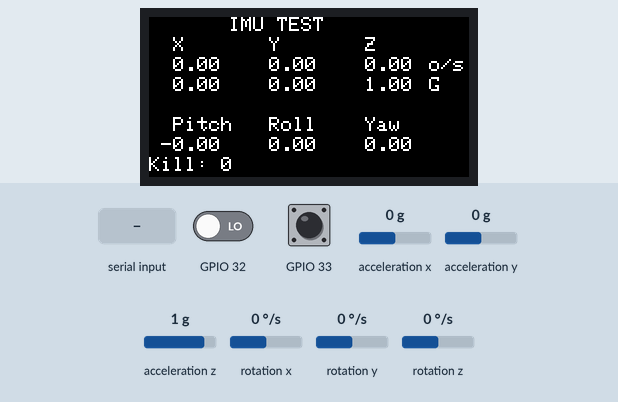
Simulated run of this sketch. Board: ESP32. Shown: 160×80 colour display. The test bench sets the inputs (shaded band); at power-on: acceleration x 0 g, acceleration y 0 g, acceleration z 1 g, rotation x 0 °/s, GPIO 32 LOW, GPIO 33 HIGH, rotation y 0 °/s, rotation z 0 °/s. WiFi joins after 1.5 s; servers stay silent unless stated; nothing arrives over Bluetooth unless stated; what the sketch prints to the serial monitor is not drawn.

Above: at 3.0 s.
3.1 s: acceleration x set to -1.4 g
At 3.6 s:
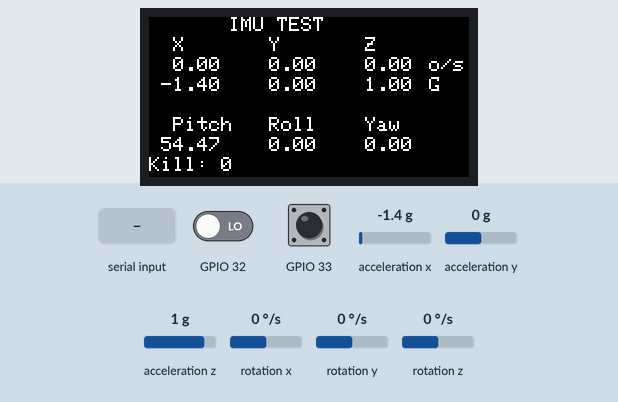
4.6 s: "1" received over the second serial link
At 5.2 s:
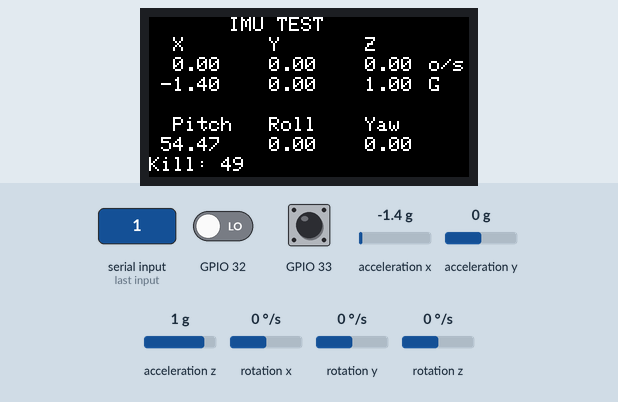
6.1 s: acceleration y set to -1.4 g
At 6.9 s:
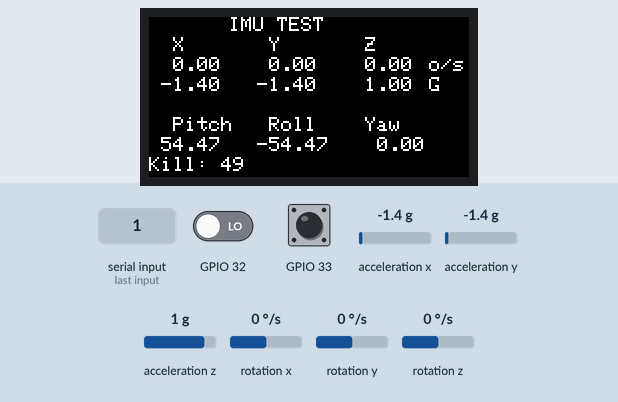
7.6 s: acceleration z set to -1.4 g
At 8.8 s:
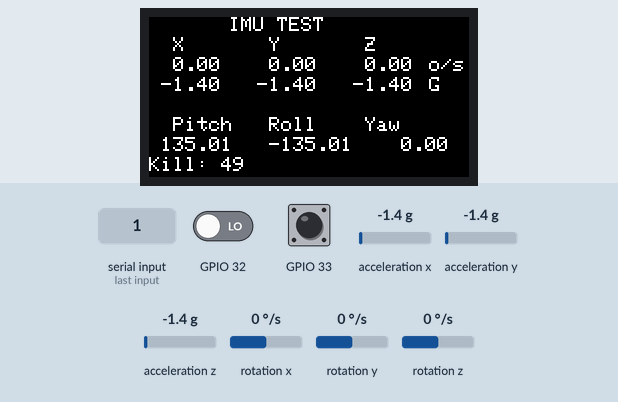
9.1 s: "0" received over the second serial link
At 9.6 s:
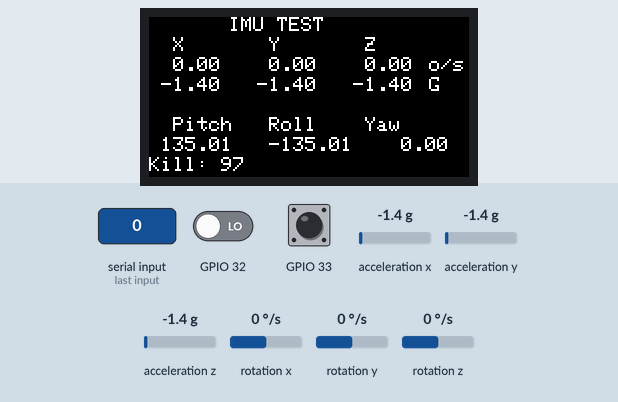
10.6 s: rotation x set to -192 °/s
At 11.6 s:
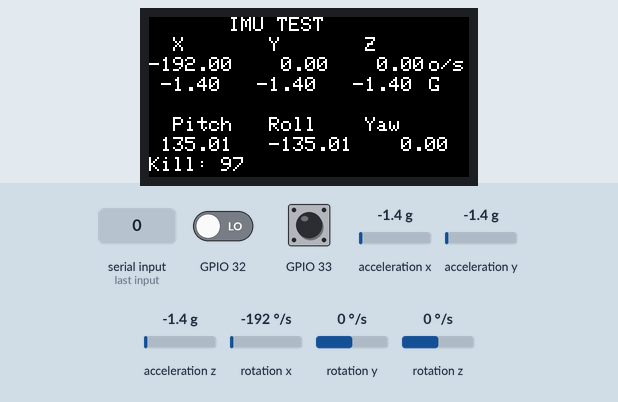
Timing chart, 0 to 13.1 s (numbered marks = the images above; inputs shaded):
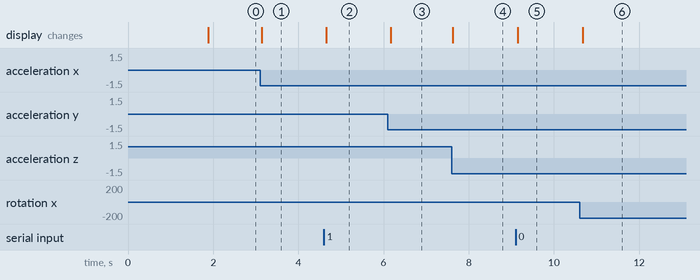

Measured:
- after the input at 3.1 s, the display: changes at once (image 1)
- after the input at 4.6 s, the display: changes after 0.06 s (image 2)
- after the input at 6.1 s, the display: changes after 0.07 s (image 3)
- after the input at 7.6 s, the display: changes at once (image 4)
- after the input at 9.1 s, the display: changes after 0.05 s (image 5)
- after the input at 10.6 s, the display: changes after 0.07 s (image 6)

The sketch:

IMU.ino
```cpp
#include <M5StickC.h>
#include <BluetoothSerial.h>
#include<WiFi.h>
#if !defined(CONFIG_BT_ENABLED) || !defined(CONFIG_BLUEDROID_ENABLED)
#error Bluetooth is not enabled! Please run `make menuconfig` to and enable it
#endif

BluetoothSerial SerialBT;
const char* ssid="xiaohaidemeng";
const char* password="19721102";
const char* host = "192.168.1.8";
float accX = 0.0F;
float accY = 0.0F;
float accZ = 0.0F;

float gyroX = 0.0F;
float gyroY = 0.0F;
float gyroZ = 0.0F;

float pitch = 0.0F;
float roll  = 0.0F;
float yaw   = 0.0F;
int last_value_red = 0;
int cur_value_red = 0;
int last_value_blue = 0;
int cur_value_blue = 0;
unsigned long now, lastTime = 0;
float dt;
 WiFiClient client;
void setup() {
  // put your setup code here, to run once:
  M5.begin();
  M5.IMU.Init();


  pinMode(32, INPUT);
  pinMode(33, INPUT);
  Serial.begin(115200);
  SerialBT.begin("Esp32");
  Serial.println("pair");
  Serial.println();
  Serial.println();
  Serial.print("Connecting to ");
  Serial.println(ssid);
  WiFi.begin(ssid, password);
      while (WiFi.status() != WL_CONNECTED) {
        delay(500);
        Serial.print(".");
    }
 const int httpPort =80;
 if (!client.connect(host, httpPort)) {
        Serial.println("connection failed");
        return;
  }

    Serial.println("");
    Serial.println("WiFi connected");
    Serial.println("IP address: ");
    Serial.println(WiFi.localIP());
  M5.Lcd.setRotation(3);
  M5.Lcd.fillScreen(BLACK);
  M5.Lcd.setTextSize(1);
  M5.Lcd.setCursor(40, 0);
  M5.Lcd.println("IMU TEST");
  M5.Lcd.setCursor(0, 10);
  M5.Lcd.println("  X       Y       Z");
  M5.Lcd.setCursor(0, 50);
  M5.Lcd.println("  Pitch   Roll    Yaw");
}

int kills=0;
/*****************************************
M5.IMU.getGyroData(&gyroX,&gyroY,&gyroZ);
M5.IMU.getAccelData(&accX,&accY,&accZ);
M5.IMU.getAhrsData(&pitch,&roll,&yaw);
M5.IMU.getTempData(&temp);
*****************************************/
void loop() {
    unsigned long now = millis();             //当前时间(ms)
    dt = (now - lastTime) / 1000.0;           //微分时间(s)
    lastTime = now;
  cur_value_red = digitalRead(32);
  cur_value_blue = digitalRead(33);
  // put your main code here, to run repeatedly:
  M5.IMU.getGyroData(&gyroX,&gyroY,&gyroZ);
  M5.IMU.getAccelData(&accX,&accY,&accZ);
  M5.IMU.getAhrsData(&pitch,&roll,&yaw);
  if (Serial.available()) {
    SerialBT.write(Serial.read());
  }
  if (SerialBT.available()) {
    int i =SerialBT.read();
    kills+=i;
    client.printf("%d",i);
    Serial.printf("%d\n",kills);
  }


   //SerialBT.printf("%6.2f  %6.2f  %6.2f      ", gyroX, gyroY, gyroZ);
   //SerialBT.printf(" %5.2f   %5.2f   %5.2f   ", accX, accY, accZ);
   if(gyroZ>=-8&&gyroZ<=8){
    gyroZ=0;
    }
   int X = -gyroZ+500;
   int Y = roll*5+500;
   if(roll>=-10&&roll<=10){
    Y=500;
   }
   if(X>=1000){
    X=999;
    }
    if(X<=0){
      X=1;
      }
      if(cur_value_red==1&&cur_value_blue==1){
   SerialBT.printf("%d%s%s%d",X,"w","h",Y);}
   if(cur_value_red==0&&cur_value_blue==1){

    SerialBT.printf("%d%s%s%d",X,"W","h",Y);}
   if(cur_value_blue==0&&cur_value_red==1){

    SerialBT.printf("%d%s%s%d",X,"w","H",Y);}
     if(cur_value_blue==0&&cur_value_red==0){

    SerialBT.printf("%d%s%s%d",X,"W","H",Y);}


  /*if (SerialBT.available()) {
    Serial.write(SerialBT.read());
  }*/
  M5.Lcd.setCursor(0, 20);
  M5.Lcd.printf("%6.2f  %6.2f  %6.2f      ", gyroX, gyroY, gyroZ);
  M5.Lcd.setCursor(140, 20);
  M5.Lcd.print("o/s");
  M5.Lcd.setCursor(0, 30);
  M5.Lcd.printf(" %5.2f   %5.2f   %5.2f   ", accX, accY, accZ);
  M5.Lcd.setCursor(140, 30);
  M5.Lcd.print("G");
  M5.Lcd.setCursor(0, 60);
  M5.Lcd.printf(" %5.2f   %5.2f   %5.2f   ", pitch, roll, yaw);

  M5.Lcd.setCursor(0, 70);
  M5.Lcd.printf("Kill: %d",kills);

  delay(50);
}
```
